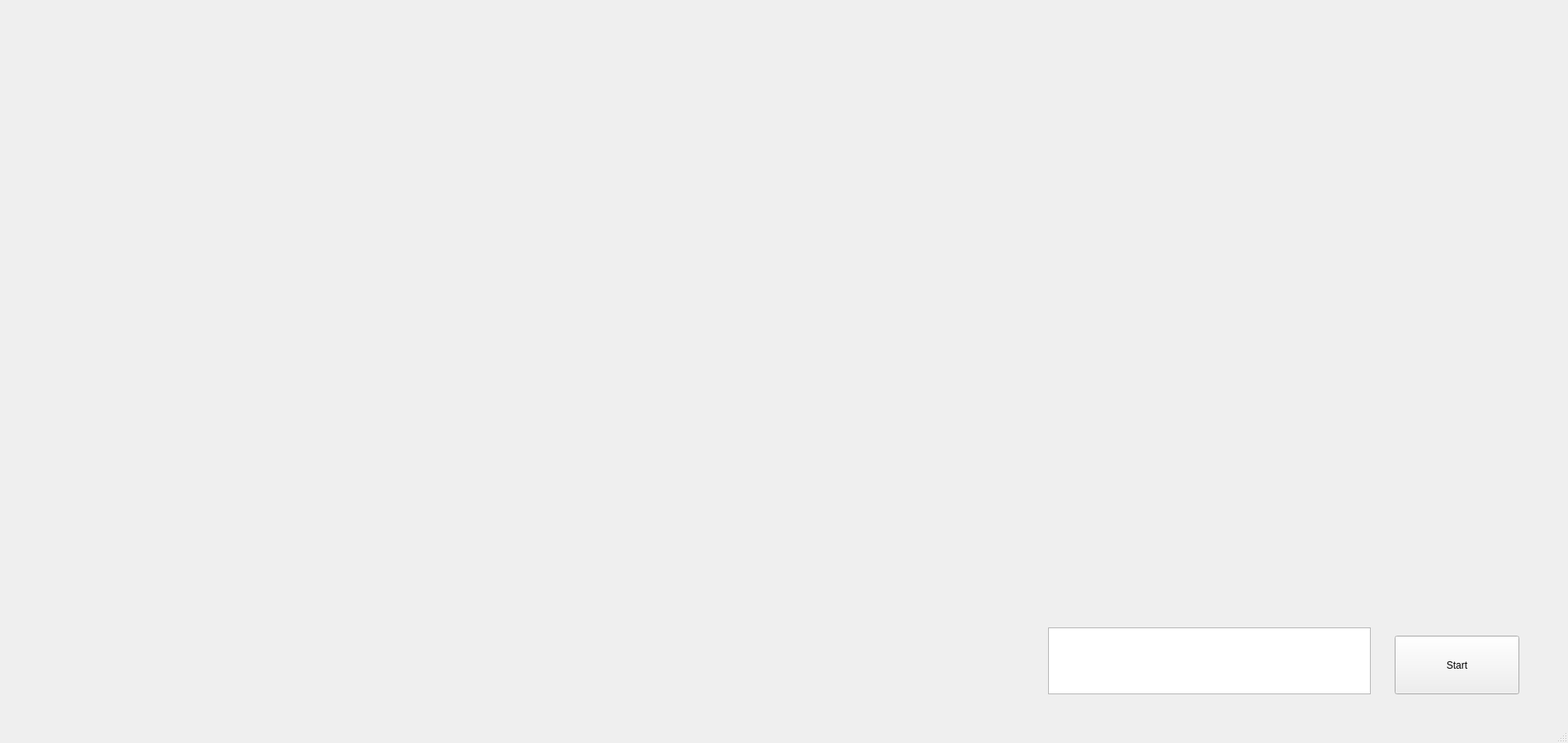
<?xml version="1.0" encoding="UTF-8"?>
<ui version="4.0">
 <class>MainWindow</class>
 <widget class="QMainWindow" name="MainWindow">
  <property name="geometry">
   <rect>
    <x>0</x>
    <y>0</y>
    <width>1900</width>
    <height>900</height>
   </rect>
  </property>
  <property name="windowTitle">
   <string>MainWindow</string>
  </property>
  <widget class="QWidget" name="centralwidget">
   <widget class="QPushButton" name="pushButton_start">
    <property name="geometry">
     <rect>
      <x>1690</x>
      <y>770</y>
      <width>151</width>
      <height>71</height>
     </rect>
    </property>
    <property name="text">
     <string>Start</string>
    </property>
   </widget>
   <widget class="QPlainTextEdit" name="plainTextEdit_input">
    <property name="geometry">
     <rect>
      <x>1270</x>
      <y>760</y>
      <width>391</width>
      <height>81</height>
     </rect>
    </property>
   </widget>
   <widget class="QLabel" name="label_main">
    <property name="geometry">
     <rect>
      <x>50</x>
      <y>40</y>
      <width>1800</width>
      <height>661</height>
     </rect>
    </property>
    <property name="text">
     <string/>
    </property>
   </widget>
   <widget class="QLabel" name="label_message">
    <property name="geometry">
     <rect>
      <x>50</x>
      <y>740</y>
      <width>1131</width>
      <height>101</height>
     </rect>
    </property>
    <property name="text">
     <string/>
    </property>
   </widget>
  </widget>
  <widget class="QMenuBar" name="menubar">
   <property name="geometry">
    <rect>
     <x>0</x>
     <y>0</y>
     <width>1900</width>
     <height>22</height>
    </rect>
   </property>
  </widget>
  <widget class="QStatusBar" name="statusbar"/>
 </widget>
 <resources/>
 <connections/>
</ui>
